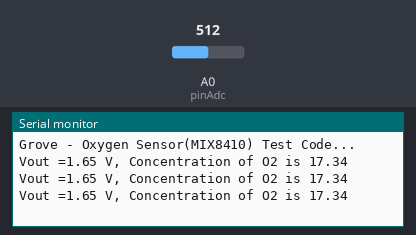
Bench run of a sketch on a simulated Arduino Uno, built with avr-gcc and run on an emulated ATmega328P. Shown: the last lines printed to the serial monitor. The inputs (shaded band) are chosen by the test bench; at power-on: A0 (pinAdc) = 512. The ROS host is connected and sends only what is stated.

Above: at 1.2 s.
1.3 s: A0 (pinAdc) set to 716
At 2.0 s:
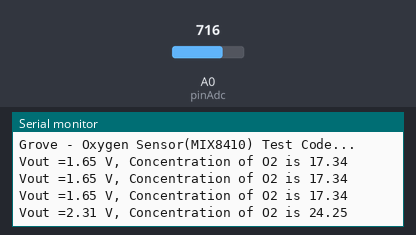
2.8 s: A0 (pinAdc) set to 900
At 3.5 s:
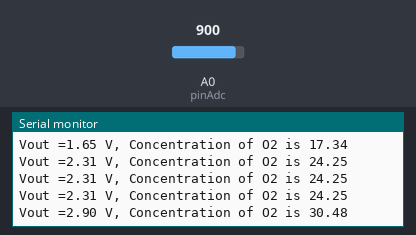
Timing chart, 0 to 5.8 s (numbered marks = the images above; inputs shaded):
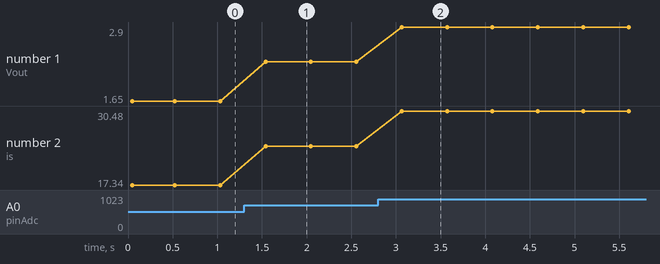

Measured:
- after the input at 1.3 s, the serial monitor: prints a new line after 0.24 s (image 1)
- after the input at 2.8 s, the serial monitor: prints a new line after 0.26 s (image 2)
- plotted number 1: 1.65 → 2.31 after the input at 1.3 s, 2.31 → 2.9 after the input at 2.8 s
- plotted number 2: 17.34 → 24.25 after the input at 1.3 s, 24.25 → 30.48 after the input at 2.8 s

The sketch:

O2.ino
```cpp
// Grove - Gas Sensor(O2) test code
// Note:
// 1. It need about about 5-10 minutes to preheat the sensor
// 2. modify VRefer if needed

#include <ros.h>
#include <std_msgs/Empty.h>
#include<std_msgs/Float32.h>

ros::NodeHandle  nh;

const float VRefer = 3.3;       // voltage of adc reference

const int pinAdc   = A0;
std_msgs::Float32 O2_msg;
ros::Publisher chatter7("oxygen", &O2_msg);

void setup()
{
  nh.initNode();
  nh.advertise(chatter7);
    // put your setup code here, to run once:
    Serial.begin(9600);
    Serial.println("Grove - Oxygen Sensor(MIX8410) Test Code...");
}

void loop()
{

    // put your main code here, to run repeatedly:
    float Vout =0;
    Serial.print("Vout =");

    Vout = readO2Vout();
    Serial.print(Vout);
    Serial.print(" V, Concentration of O2 is ");
    Serial.println(readConcentration());
    delay(500);
}

float readO2Vout()
{
    long sum = 0;
    for(int i=0; i<32; i++)
    {
        sum += analogRead(pinAdc);
    }

    sum >>= 5;

    float MeasuredVout = sum * (VRefer / 1023.0);
    return MeasuredVout;
}

float readConcentration()
{
    // Vout samples are with reference to 3.3V
    float MeasuredVout = readO2Vout();

    //float Concentration = FmultiMap(MeasuredVout, VoutArray,O2ConArray, 6);
    //when its output voltage is 2.0V,
    float Concentration = MeasuredVout * 0.21 / 2.0;
    float Concentration_Percentage=Concentration*100;
    return Concentration_Percentage;
    chatter7.publish(&O2_msg);
  nh.spinOnce();
  delay(500);
}
```
